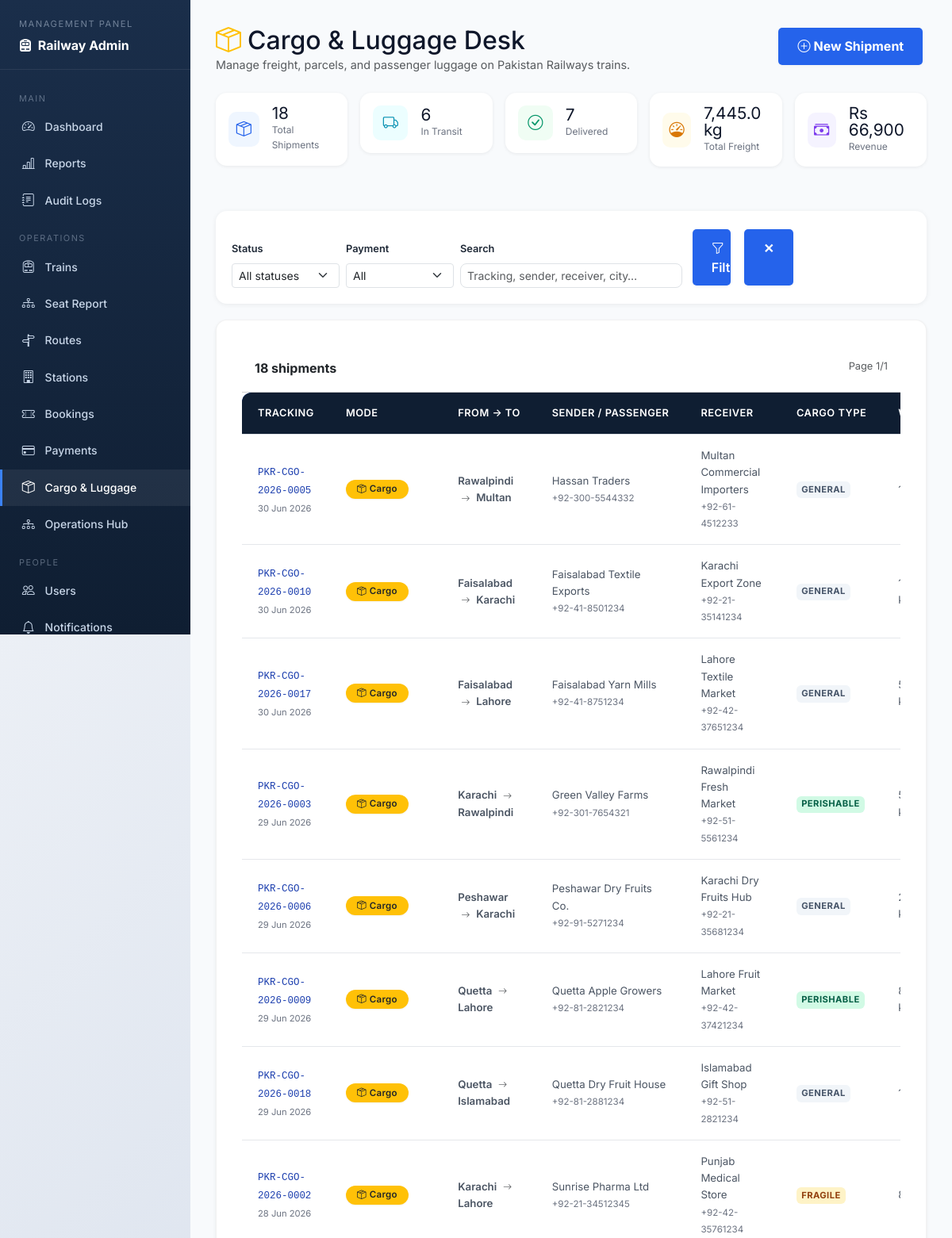
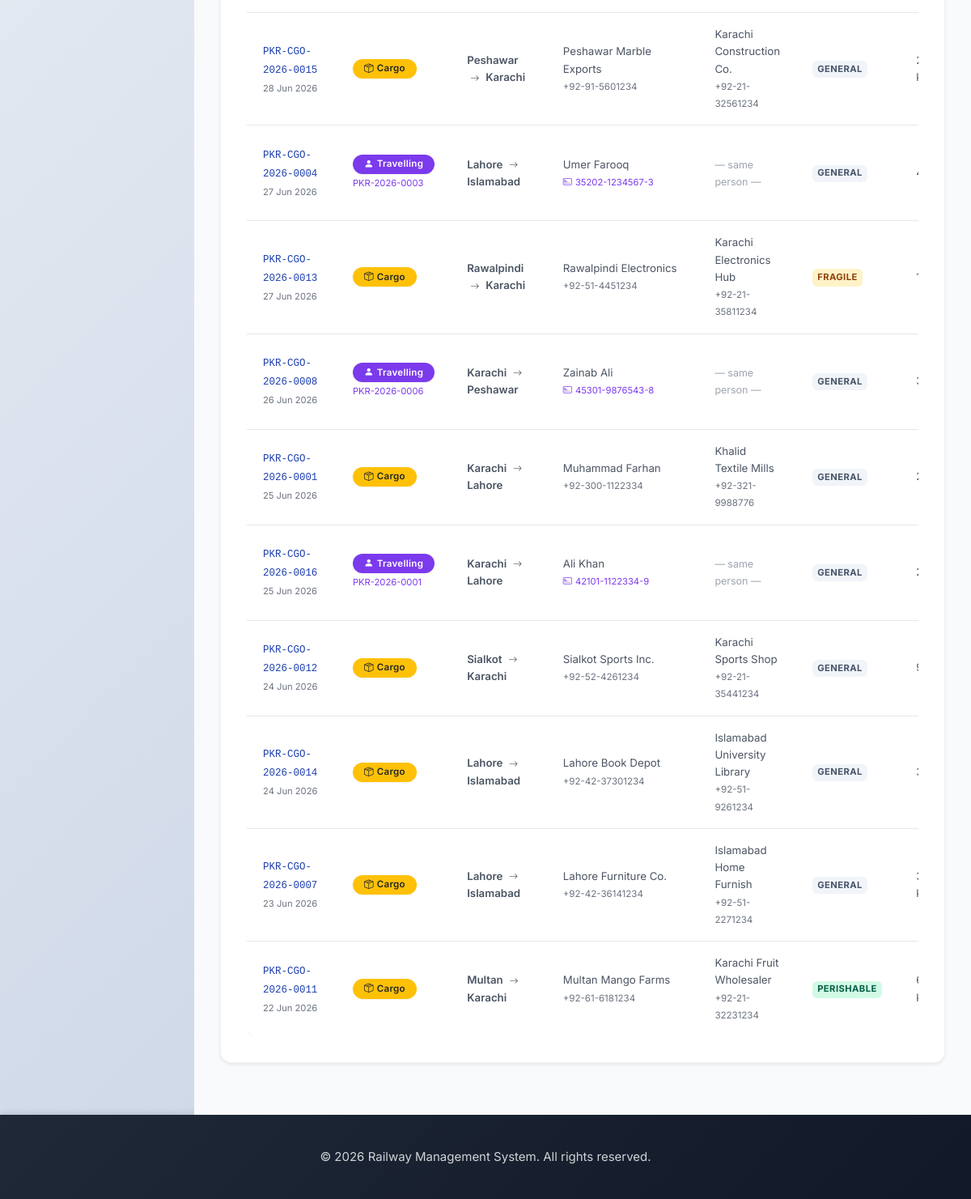
The app's page /cargo-shipments.php (signed in) with its own data (2 pictures, top to bottom).
### tables this page shows
CREATE TABLE IF NOT EXISTS cargo_shipments (
    shipment_id          INT PRIMARY KEY AUTO_INCREMENT,
    tracking_number      VARCHAR(30) UNIQUE NOT NULL,
    shipment_type        ENUM('cargo_delivery','travelling') NOT NULL DEFAULT 'cargo_delivery',
    passenger_name       VARCHAR(120),
    passenger_cnic       VARCHAR(20),
    linked_booking_ref   VARCHAR(30),
    sender_name          VARCHAR(100) NOT NULL,
    sender_phone         VARCHAR(20),
    sender_address       TEXT,
    receiver_name        VARCHAR(100),
    receiver_phone       VARCHAR(20),
    receiver_address     TEXT,
    origin_city          VARCHAR(100) NOT NULL,
    destination_city     VARCHAR(100) NOT NULL,
    route_id             INT,
    weight_kg            DECIMAL(8,2) NOT NULL,
    cargo_type           ENUM('general','fragile','perishable','livestock','hazardous') DEFAULT 'general',
    declared_value       DECIMAL(12,2) DEFAULT 0.00,
    shipping_fee         DECIMAL(10,2) NOT NULL,
    shipment_status      ENUM('pending','in_transit','arrived','delivered','cancelled') DEFAULT 'pending',
    payment_status       ENUM('pending','paid','refunded') DEFAULT 'pending',
    special_instructions TEXT,
    booked_by            INT,
    handled_by           INT,
    booking_date         TIMESTAMP DEFAULT CURRENT_TIMESTAMP,
    estimated_delivery   DATE,
    actual_delivery      DATETIME,
    updated_at           TIMESTAMP DEFAULT CURRENT_TIMESTAMP ON UPDATE CURRENT_TIMESTAMP,
    FOREIGN KEY (route_id)   REFERENCES routes(route_id)  ON DELETE SET NULL,
    FOREIGN KEY (booked_by)  REFERENCES users(user_id)    ON DELETE SET NULL,
    FOREIGN KEY (handled_by) REFERENCES users(user_id)    ON DELETE SET NULL,
    INDEX idx_cargo_status  (shipment_status),
    INDEX idx_cargo_route   (route_id),
    INDEX idx_cargo_track   (tracking_number)
);

### src/classes/Database.php (called while the page is built, shortened)
<?php
class Database {
    private $host = DB_HOST;
    private $db_name = DB_NAME;
    private $user = DB_USER;
    private $password = DB_PASS;
    private $port = DB_PORT;
    private $connection;
    public function connect() {
        $this->connection = new mysqli(
            $this->host,
            $this->user,
            $this->password,
            $this->db_name,
            $this->port
        );
        $this->connection->set_charset('utf8');
        return $this->connection;
    }
    private function ensureCancellationColumns(): void {
        $db = $this->connection->real_escape_string($this->db_name);
        $columns = [
            'cancellation_reason' => "ALTER TABLE bookings ADD COLUMN cancellation_reason VARCHAR(255) DEFAULT NULL",
            'cancellation_fee'    => "ALTER TABLE bookings ADD COLUMN cancellation_fee    DECIMAL(10,2) DEFAULT 0.00",
            'refund_amount'       => "ALTER TABLE bookings ADD COLUMN refund_amount       DECIMAL(10,2) DEFAULT 0.00",
            'cancelled_at'        => "ALTER TABLE bookings ADD COLUMN cancelled_at        DATETIME DEFAULT NULL",
        ];
        foreach ($columns as $col => $ddl) {
            $check = $this->connection->query(
                "SELECT 1 FROM information_schema.COLUMNS
                 WHERE TABLE_SCHEMA = '{$db}' AND TABLE_NAME = 'bookings' AND COLUMN_NAME = '{$col}'"
            );
            if ($check && $check->num_rows === 0) {
                $this->connection->query($ddl);
            }
        }
    }
    private function ensureNotificationColumns(): void {
        $db = $this->connection->real_escape_string($this->db_name);
        $columns = [
            'type'       => "ALTER TABLE notifications ADD COLUMN type       VARCHAR(30)  NOT NULL DEFAULT 'info'",
            'related_id' => "ALTER TABLE notifications ADD COLUMN related_id  INT          NOT NULL DEFAULT 0",
        ];
        foreach ($columns as $col => $ddl) {
            $check = $this->connection->query(
                "SELECT 1 FROM information_schema.COLUMNS
                 WHERE TABLE_SCHEMA = '{$db}' AND TABLE_NAME = 'notifications' AND COLUMN_NAME = '{$col}'"
            );
            if ($check && $check->num_rows === 0) {
                $this->connection->query($ddl);
            }
        }
    }
    public function select($query) {
        $result = $this->connection->query($query);
        $data = array();
        if ($result->num_rows > 0) {
            while ($row = $result->fetch_assoc()) {
                array_push($data, $row);
            }
            return $data;
        } else {
            return false;
        }
    }
    public function selectRow($query) {
        $result = $this->connection->query($query);
        if ($result && $result->num_rows > 0) {
            return $result->fetch_assoc();
        }
        return false;
    }
}
?>

### cargo-shipments.php (the view, shortened to what this page needs)
<?php
require_once 'config/database.php';
require_once 'src/classes/Database.php';
$db   = new Database();
$db->connect();
$is_admin   = $_SESSION['role'] === 'admin';
$search        = trim($_GET['q'] ?? '');
$page          = max(1, (int)($_GET['page'] ?? 1));
$per_page      = 20;
$offset        = ($page - 1) * $per_page;
$wheres = [];
$where_sql = $wheres ? 'WHERE ' . implode(' AND ', $wheres) : '';
$total_rows  = (int)($db->selectRow("SELECT COUNT(*) AS n FROM cargo_shipments cs {$where_sql}")['n'] ?? 0);
$total_pages = max(1, (int)ceil($total_rows / $per_page));
$shipments = $db->select(
    "SELECT cs.*, u.full_name AS booked_by_name
     FROM cargo_shipments cs
     LEFT JOIN users u ON cs.booked_by = u.user_id
     {$where_sql}
     ORDER BY cs.booking_date DESC
     LIMIT {$per_page} OFFSET {$offset}"
) ?: [];
$kpi = $db->selectRow(
    "SELECT COUNT(*) AS total,
            SUM(shipment_status='pending')    AS pending_n,
            SUM(shipment_status='in_transit') AS transit_n,
            SUM(shipment_status='delivered')  AS delivered_n,
            SUM(shipment_status='cancelled')  AS cancelled_n,
            IFNULL(SUM(shipping_fee),0)       AS total_fees,
            IFNULL(SUM(weight_kg),0)          AS total_kg
     FROM cargo_shipments"
) ?? [];
require_once 'inc/header.php';
?>
<div class="adm-wrap">
<aside class="adm-sidebar">
    <div class="sb-brand">
        <span>Management Panel</span>
        <strong><i class="bi bi-train-front-fill me-1"></i> Railway Admin</strong>
    </div>
    <nav>
        <div class="sb-sep">Main</div>
        <a href="admin-dashboard.php"><i class="bi bi-speedometer2"></i> Dashboard</a>
        <a href="reports.php"><i class="bi bi-bar-chart-line"></i> Reports</a>
        <?php if ($is_admin): ?>
        <a href="audit-logs.php"><i class="bi bi-journal-text"></i> Audit Logs</a>
        <?php endif; ?>
        <div class="sb-sep">Operations</div>
        <a href="manage-trains.php"><i class="bi bi-train-front"></i> Trains</a>
        <a href="train-seats-report.php"><i class="bi bi-diagram-3"></i> Seat Report</a>
        <a href="manage-routes.php"><i class="bi bi-signpost-split"></i> Routes</a>
        <a href="operations-hub.php?tab=stations"><i class="bi bi-building"></i> Stations</a>
        <a href="manage-bookings.php"><i class="bi bi-ticket-perforated"></i> Bookings</a>
        <a href="manage-payments.php"><i class="bi bi-credit-card"></i> Payments</a>
        <a href="cargo-shipments.php" class="active"><i class="bi bi-box-seam"></i> Cargo &amp; Luggage</a>
        <a href="operations-hub.php"><i class="bi bi-diagram-3"></i> Operations Hub</a>
        <div class="sb-sep">People</div>
        <?php if ($is_admin): ?><a href="manage-users.php"><i class="bi bi-people"></i> Users</a><?php endif; ?>
        <a href="notifications.php"><i class="bi bi-bell"></i> Notifications</a>
    </nav>
</aside>
<main class="adm-main">
    <div class="d-flex justify-content-between align-items-start mb-4 flex-wrap gap-2">
        <div>
            <h2 class="fw-black mb-0" style="color:#0f172a;"><i class="bi bi-box-seam me-2 text-warning"></i>Cargo &amp; Luggage Desk</h2>
            <p class="text-muted mb-0" style="font-size:.9rem;">Manage freight, parcels, and passenger luggage on Pakistan Railways trains.</p>
        </div>
        <button class="btn btn-warning fw-bold" data-bs-toggle="modal" data-bs-target="#newShipmentModal">
            <i class="bi bi-plus-circle me-1"></i>New Shipment
        </button>
    </div>
    <div class="row g-3 mb-4">
        <?php
        $kpis = [
            ['Total Shipments', number_format($kpi['total'] ?? 0),    'bi-box-seam',        '#2563eb','#eff6ff'],
            ['In Transit',      number_format($kpi['transit_n'] ?? 0),'bi-truck',           '#0891b2','#ecfeff'],
            ['Delivered',       number_format($kpi['delivered_n']??0),'bi-check-circle',    '#059669','#f0fdf4'],
            ['Total Freight',   number_format($kpi['total_kg'] ?? 0, 1).' kg','bi-speedometer','#d97706','#fffbeb'],
            ['Revenue',         'Rs '.number_format($kpi['total_fees']??0,0),'bi-cash-stack','#7c3aed','#f5f3ff'],
        ];
        foreach ($kpis as [$lbl,$val,$ico,$clr,$bg]):
        ?>
        <div class="col-lg col-sm-6">
            <div class="card kpi-card p-3">
                <div class="d-flex align-items-center gap-3">
                    <div style="width:44px;height:44px;border-radius:10px;background:<?= $bg ?>;display:flex;align-items:center;justify-content:center;">
                        <i class="bi <?= $ico ?>" style="font-size:1.2rem;color:<?= $clr ?>;"></i>
                    </div>
                    <div>
                        <div class="fw-black" style="font-size:1.3rem;color:#0f172a;line-height:1;"><?= $val ?></div>
                        <div style="font-size:.75rem;color:#6b7280;"><?= $lbl ?></div>
                    </div>
                </div>
            </div>
        </div>
        <?php endforeach; ?>
    </div>
    <form method="GET" class="filter-bar">
        <div class="row g-2 align-items-end">
            <div class="col-md-2">
                <label class="form-label fw-semibold" style="font-size:.8rem;">Status</label>
                <select name="status" class="form-select form-select-sm">
                    <option value="all">All statuses</option>
                </select>
            </div>
            <div class="col-md-2">
                <label class="form-label fw-semibold" style="font-size:.8rem;">Payment</label>
                <select name="pay" class="form-select form-select-sm">
                    <option value="all">All</option>
                </select>
            </div>
            <div class="col-md-4">
                <label class="form-label fw-semibold" style="font-size:.8rem;">Search</label>
                <input type="text" name="q" class="form-control form-control-sm"
                       placeholder="Tracking, sender, receiver, city…" value="<?= htmlspecialchars($search) ?>">
            </div>
            <div class="col-md-2 d-flex gap-2">
                <button class="btn btn-primary btn-sm w-100"><i class="bi bi-funnel me-1"></i>Filter</button>
                <a href="cargo-shipments.php" class="btn btn-outline-secondary btn-sm">✕</a>
            </div>
        </div>
    </form>
    <div class="card shadow-sm" style="border-radius:14px;overflow:hidden;">
        <div class="card-header bg-white py-3 d-flex justify-content-between">
            <span class="fw-bold"><?= number_format($total_rows) ?> shipments</span>
            <span class="text-muted" style="font-size:.8rem;">Page <?= $page ?>/<?= $total_pages ?></span>
        </div>
        <div class="table-responsive">
        <table class="table table-hover mb-0 cargo-table">
            <thead>
                <tr>
                    <th>Tracking</th>
                    <th>Mode</th>
                    <th>From → To</th>
                    <th>Sender / Passenger</th>
                    <th>Receiver</th>
                    <th>Cargo Type</th>
                    <th>Weight</th>
                </tr>
            </thead>
            <tbody>
            <?php if (empty($shipments)): ?>
                <tr><td colspan="11" class="text-center py-5 text-muted">No shipments found.</td></tr>
            <?php else: foreach ($shipments as $s): ?>
                <?php $is_travel_row = ($s['shipment_type'] ?? 'cargo_delivery') === 'travelling'; ?>
                <tr>
                    <td><code style="font-size:.78rem;color:#1e40af;"><?= htmlspecialchars($s['tracking_number']) ?></code><br>
                        <span style="font-size:.7rem;color:#6b7280;"><?= date('d M Y', strtotime($s['booking_date'])) ?></span>
                    </td>
                    <td>
                        <?php if ($is_travel_row): ?>
                        <span class="badge" style="background:#7c3aed;font-size:.72rem;"><i class="bi bi-person-fill me-1"></i>Travelling</span>
                        <?php if ($s['linked_booking_ref']): ?>
                        <br><span style="font-size:.7rem;color:#7c3aed;"><?= htmlspecialchars($s['linked_booking_ref']) ?></span>
                        <?php endif; ?>
                        <?php else: ?>
                        <span class="badge bg-warning text-dark" style="font-size:.72rem;"><i class="bi bi-box-seam me-1"></i>Cargo</span>
                        <?php endif; ?>
                    </td>
                    <td>
                        <span class="fw-semibold"><?= htmlspecialchars($s['origin_city']) ?></span>
                        <i class="bi bi-arrow-right text-muted mx-1" style="font-size:.7rem;"></i>
                        <span class="fw-semibold"><?= htmlspecialchars($s['destination_city']) ?></span>
                    </td>
                    <td>
                        <?= htmlspecialchars($s['sender_name']) ?>
                        <?php if ($is_travel_row && $s['passenger_cnic']): ?>
                        <br><span style="font-size:.7rem;color:#7c3aed;"><i class="bi bi-credit-card-2-front me-1"></i><?= htmlspecialchars($s['passenger_cnic']) ?></span>
                        <?php else: ?>
                        <br><span style="font-size:.72rem;color:#6b7280;"><?= htmlspecialchars($s['sender_phone'] ?? '') ?></span>
                        <?php endif; ?>
                    </td>
                    <td>
                        <?php if ($is_travel_row): ?>
                        <span style="font-size:.78rem;color:#9ca3af;">— same person —</span>
                        <?php else: ?>
                        <?= htmlspecialchars($s['receiver_name']) ?><br>
                        <span style="font-size:.72rem;color:#6b7280;"><?= htmlspecialchars($s['receiver_phone'] ?? '') ?></span>
                        <?php endif; ?>
                    </td>
                    <td><span class="type-pill type-<?= $s['cargo_type'] ?>"><?= htmlspecialchars($s['cargo_type']) ?></span></td>
                    <td><?= number_format($s['weight_kg'], 1) ?> kg</td>
                </tr>
            <?php endforeach; endif; ?>
            </tbody>
        </table>
        </div>
    </div>
</main>
</div>
<?php require_once 'inc/footer.php'; ?>

### records on screen
cargo_shipments: tracking_number "PKR-CGO-2026-0005", booking_date "30 Jun 2026", shipment_type "cargo_delivery" (drawn), origin_city "Rawalpindi", destination_city "Multan", sender_name "Hassan Traders", sender_phone "+92-300-5544332", receiver_name "Multan Commercial Importers", receiver_phone "+92-61-4512233", cargo_type "GENERAL"
cargo_shipments: tracking_number "PKR-CGO-2026-0010", booking_date "30 Jun 2026", shipment_type "cargo_delivery" (drawn), origin_city "Faisalabad", destination_city "Karachi", sender_name "Faisalabad Textile Exports", sender_phone "+92-41-8501234", receiver_name "Karachi Export Zone", receiver_phone "+92-21-35141234", cargo_type "GENERAL"
cargo_shipments: tracking_number "PKR-CGO-2026-0017", booking_date "30 Jun 2026", shipment_type "cargo_delivery" (drawn), origin_city "Faisalabad", destination_city "Lahore", sender_name "Faisalabad Yarn Mills", sender_phone "+92-41-8751234", receiver_name "Lahore Textile Market", receiver_phone "+92-42-37651234", cargo_type "GENERAL"
cargo_shipments: tracking_number "PKR-CGO-2026-0003", booking_date "29 Jun 2026", shipment_type "cargo_delivery" (drawn), origin_city "Karachi", destination_city "Rawalpindi", sender_name "Green Valley Farms", sender_phone "+92-301-7654321", receiver_name "Rawalpindi Fresh Market", receiver_phone "+92-51-5561234", cargo_type "PERISHABLE"
cargo_shipments: tracking_number "PKR-CGO-2026-0006", booking_date "29 Jun 2026", shipment_type "cargo_delivery" (drawn), origin_city "Peshawar", destination_city "Karachi", sender_name "Peshawar Dry Fruits Co.", sender_phone "+92-91-5271234", receiver_name "Karachi Dry Fruits Hub", receiver_phone "+92-21-35681234", cargo_type "GENERAL"
cargo_shipments: tracking_number "PKR-CGO-2026-0009", booking_date "29 Jun 2026", shipment_type "cargo_delivery" (drawn), origin_city "Quetta", destination_city "Lahore", sender_name "Quetta Apple Growers", sender_phone "+92-81-2821234", receiver_name "Lahore Fruit Market", receiver_phone "+92-42-37421234", cargo_type "PERISHABLE"
cargo_shipments: tracking_number "PKR-CGO-2026-0018", booking_date "29 Jun 2026", shipment_type "cargo_delivery" (drawn), origin_city "Quetta", destination_city "Islamabad", sender_name "Quetta Dry Fruit House", sender_phone "+92-81-2881234", receiver_name "Islamabad Gift Shop", receiver_phone "+92-51-2821234", cargo_type "GENERAL"
cargo_shipments: tracking_number "PKR-CGO-2026-0002", booking_date "28 Jun 2026", shipment_type "cargo_delivery" (drawn), origin_city "Karachi", destination_city "Lahore", sender_name "Sunrise Pharma Ltd", sender_phone "+92-21-34512345", receiver_name "Punjab Medical Store", receiver_phone "+92-42-35761234", cargo_type "FRAGILE"
cargo_shipments: tracking_number "PKR-CGO-2026-0015", booking_date "28 Jun 2026", shipment_type "cargo_delivery" (drawn), origin_city "Peshawar", destination_city "Karachi", sender_name "Peshawar Marble Exports", sender_phone "+92-91-5601234", receiver_name "Karachi Construction Co.", receiver_phone "+92-21-32561234", cargo_type "GENERAL"
cargo_shipments: tracking_number "PKR-CGO-2026-0004", booking_date "27 Jun 2026", linked_booking_ref "PKR-2026-0003", origin_city "Lahore", destination_city "Islamabad", sender_name "Umer Farooq", passenger_cnic "35202-1234567-3", shipment_type "— same person —", cargo_type "GENERAL"
cargo_shipments: tracking_number "PKR-CGO-2026-0013", booking_date "27 Jun 2026", shipment_type "cargo_delivery" (drawn), origin_city "Rawalpindi", destination_city "Karachi", sender_name "Rawalpindi Electronics", sender_phone "+92-51-4451234", receiver_name "Karachi Electronics Hub", receiver_phone "+92-21-35811234", cargo_type "FRAGILE"
cargo_shipments: tracking_number "PKR-CGO-2026-0008", booking_date "26 Jun 2026", linked_booking_ref "PKR-2026-0006", origin_city "Karachi", destination_city "Peshawar", sender_name "Zainab Ali", passenger_cnic "45301-9876543-8", shipment_type "— same person —", cargo_type "GENERAL"
cargo_shipments: tracking_number "PKR-CGO-2026-0001", booking_date "25 Jun 2026", shipment_type "cargo_delivery" (drawn), origin_city "Karachi", destination_city "Lahore", sender_name "Muhammad Farhan", sender_phone "+92-300-1122334", receiver_name "Khalid Textile Mills", receiver_phone "+92-321-9988776", cargo_type "GENERAL"
cargo_shipments: tracking_number "PKR-CGO-2026-0016", booking_date "25 Jun 2026", linked_booking_ref "PKR-2026-0001", origin_city "Karachi", destination_city "Lahore", sender_name "Ali Khan", passenger_cnic "42101-1122334-9", shipment_type "— same person —", cargo_type "GENERAL"
cargo_shipments: tracking_number "PKR-CGO-2026-0012", booking_date "24 Jun 2026", shipment_type "cargo_delivery" (drawn), origin_city "Sialkot", destination_city "Karachi", sender_name "Sialkot Sports Inc.", sender_phone "+92-52-4261234", receiver_name "Karachi Sports Shop", receiver_phone "+92-21-35441234", cargo_type "GENERAL"
cargo_shipments: tracking_number "PKR-CGO-2026-0014", booking_date "24 Jun 2026", shipment_type "cargo_delivery" (drawn), origin_city "Lahore", destination_city "Islamabad", sender_name "Lahore Book Depot", sender_phone "+92-42-37301234", receiver_name "Islamabad University Library", receiver_phone "+92-51-9261234", cargo_type "GENERAL"
cargo_shipments: tracking_number "PKR-CGO-2026-0007", booking_date "23 Jun 2026", shipment_type "cargo_delivery" (drawn), origin_city "Lahore", destination_city "Islamabad", sender_name "Lahore Furniture Co.", sender_phone "+92-42-36141234", receiver_name "Islamabad Home Furnish", receiver_phone "+92-51-2271234", cargo_type "GENERAL"
cargo_shipments: tracking_number "PKR-CGO-2026-0011", booking_date "22 Jun 2026", shipment_type "cargo_delivery" (drawn), origin_city "Multan", destination_city "Karachi", sender_name "Multan Mango Farms", sender_phone "+92-61-6181234", receiver_name "Karachi Fruit Wholesaler", receiver_phone "+92-21-32231234", cargo_type "PERISHABLE"

### other values on screen
$val "18"
$lbl "Total Shipments"
$val "6"
$lbl "In Transit"
$val "7"
$lbl "Delivered"
$val "7,445.0 kg"
$lbl "Total Freight"
$val "Rs 66,900"
$lbl "Revenue"
$total_rows "18"
$page "1"
$total_pages "1"
